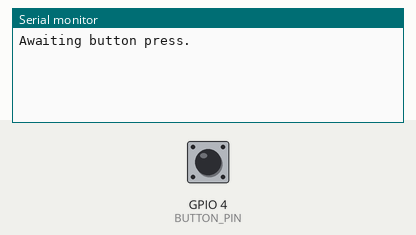
Simulated run of this program. Board: ESP32. Parts: the last lines printed to the serial monitor. Inputs (shaded band) come from the test bench; at power-on: GPIO 4 (BUTTON_PIN) HIGH.

Above: at 1.2 s.
1.3 s: GPIO 4 (BUTTON_PIN) pulled LOW for 0.15 s
At 2.4 s:
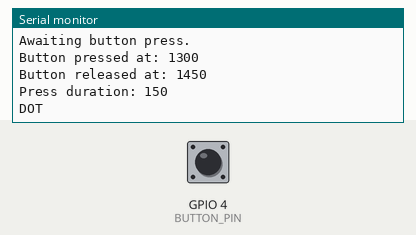
2.9 s: GPIO 4 (BUTTON_PIN) pulled LOW for 1 s
At 4.8 s:
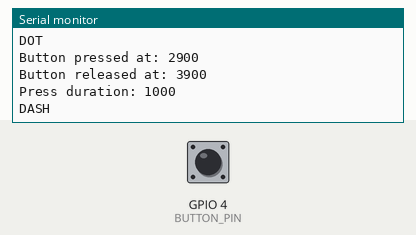
5.4 s: GPIO 4 (BUTTON_PIN) pulled LOW for 0.15 s
At 5.53 s:
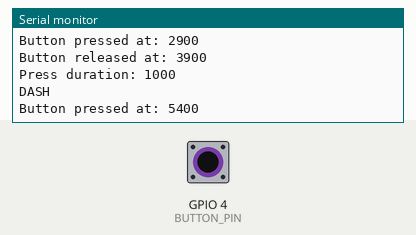

Measured:
- after the input at 1.3 s, the serial monitor: prints a new line at once (image 1)
- after the input at 2.9 s, the serial monitor: prints a new line at once (image 2)
- after the input at 5.4 s, the serial monitor: prints a new line at once (image 3)

The program:

main.cpp
```cpp
#include <Arduino.h>
#include "config.h"
#include "MorseManager.h"
#include "Esp32.h"

void UpdateButtonState();
void PrintInput();

MorseManager morseManager;
Esp32 esp32(BUTTON_PIN, BAUD_RATE);

void setup() {
  esp32.Setup();
}

void loop() {
  esp32.Loop();
  UpdateButtonState();
}

void UpdateButtonState(){
  //This makes sure the corresponding method is only called when state is changed.
  if (esp32.GetButtonState() and !morseManager.IsButtonPressed()){
    morseManager.ButtonPress();
  } else if (!esp32.GetButtonState() and morseManager.IsButtonPressed()){
    morseManager.ButtonRelease();
    PrintInput();
    delay(50); //Stupid way to avoid button bounce. Change.
  }
}

void PrintInput(){
  MorseCode symbol = morseManager.getLastInput();
  switch (symbol){
    case MorseCode::DOT:
      Serial.println("DOT");
      break;
    case MorseCode::DASH:
      Serial.println("DASH");
      break;
    case MorseCode::NONE:
      Serial.println("Uh oh!");
      break;
  }
}
```

Esp32.h
```cpp
#ifndef ESP32_H
#define ESP32_H

class Esp32
{
public:
    /**
     * @brief Esp32 constructor method.
     */
    Esp32(std::uint8_t buttonPin, unsigned long baudRate);
    /**
     * @brief Called when device boots up.
     */
    void Setup();
    /**
     * @brief Called every loop of the main program.
     */
    void Loop();
    /**
     * @brief Gets physical state of morse button.
     * @return bool, true if button is pressed.
     */
    bool GetButtonState();

private:
    bool _buttonDown;   // Current state of physical button; true if pressed.
    std::uint8_t _buttonPin;     // Pin used to take input from button.
    unsigned long _baudRate;      // Speed data is transmitted over serial channel.

};

#endif
```

MorseManager.h
```cpp
#ifndef MORSE_MANAGER_H
#define MORSE_MANAGER_H

enum class MorseCode {
    NONE,
    DOT,
    DASH
};

class MorseManager
{
public:
    /**
     * @brief MorseManager constructor method.
     */
    MorseManager();

    /**
     * @brief Gets the status of the button.
     * @return Bool, true if button is pressed.
     */
    bool IsButtonPressed();

    /**
     * @brief Sets _buttonPressed to True and records time pressed.
     */
    void ButtonPress();

    /**
     * @brief Sets _buttonPressed to False and calculates input symbol.
     */
    void ButtonRelease();

    /**
     * @brief Gets the last input morse symbol.
     * @return enum MorseCode, can be NONE, DOT, or DASH.
     */
    MorseCode getLastInput();

private:
    bool _buttonPressed;            // Current state of button; true if pressed.
    unsigned long _buttonDownTime;  // Time button was last pressed down.
    unsigned long _buttonUpTime;    // Time button was last released.
    MorseCode _lastInput;           // The last input morse symbol.

};

#endif
```

Esp32.cpp
```cpp
#include <Arduino.h>
#include "Esp32.h"

Esp32::Esp32(std::uint8_t buttonPin, unsigned long baudRate) :
    _buttonDown{false},
    _buttonPin{buttonPin},
    _baudRate{baudRate}
{}

void Esp32::Setup()
{
    Serial.begin(_baudRate);
    pinMode(_buttonPin, INPUT_PULLUP);
    Serial.println("Awaiting button press.");
}

void Esp32::Loop(){
  if (digitalRead(_buttonPin) == LOW){
    _buttonDown = true;
  } else {
    _buttonDown = false;
  }
}

bool Esp32::GetButtonState()
{
    return _buttonDown;
}
```

MorseManager.cpp
```cpp
#include "MorseManager.h"
#include "config.h"
#include <Arduino.h>

MorseManager::MorseManager() :
    _buttonPressed{false},
    _buttonDownTime{0},
    _buttonUpTime{0},
    _lastInput{MorseCode::NONE}
{}

bool MorseManager::IsButtonPressed(){
    return _buttonPressed;
}

void MorseManager::ButtonPress()
{
    _buttonPressed = true;

    _buttonDownTime = millis();
    Serial.println(String("Button pressed at: ") + _buttonDownTime);
}

void MorseManager::ButtonRelease()
{
    _buttonPressed = false;

    _buttonUpTime = millis();
    Serial.println(String("Button released at: ") + _buttonUpTime);

    unsigned long pressDuration = _buttonUpTime - _buttonDownTime;
    Serial.println(String("Press duration: ") + pressDuration);

    if (pressDuration > DOT_LIMIT){
        _lastInput = MorseCode::DASH;
    }else{
        _lastInput = MorseCode::DOT;
    }
}

MorseCode MorseManager::getLastInput()
{
    return _lastInput;
}
```

config.h
```cpp
#ifndef MORSE_CONFIG_H
#define MORSE_CONFIG_H
#include <cstdint>

// ESP32 Settings
constexpr std::uint8_t BUTTON_PIN =     4;       // Pin taking button signal
constexpr unsigned long BAUD_RATE =     115200;

// Morse Settings
constexpr unsigned long DOT_LIMIT =     500;     // Maximum time you can press button for a dot
constexpr unsigned long IDLE_TIMEOUT =  3000;    // Idle time before letter is submitted

#endif
```
